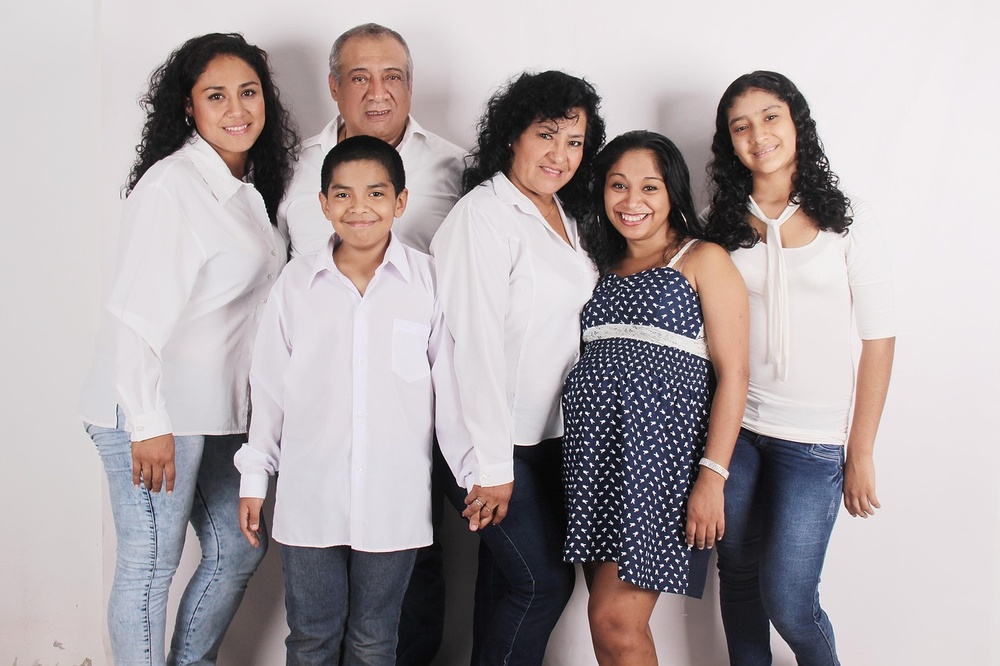
#> input picture fig/family-sample1.jpg, 1000 x 666 px, shrunk from 1280 x 853 before the run, found by its file name
$ jupyter execute --allow-errors 2025-1-17-ans.ipynb
#> lines starting #> are read from the running program, lines starting #| are printed output that depends on the picture
### 演習問題
1. 以下に示す画像に対して，学習済みカスケード分類器を適用して顔検知を行いなさい，ただし，各バウンディングボックスの色を変えなさい．

- 適用画像（family-sample1.jpg）

[cell 1]
import cv2
import matplotlib.pyplot as plt

# カスケード型分類器の読み込み
cascade = cv2.CascadeClassifier("haarcascade_frontalface_default.xml")

# データ読み込み
image = cv2.imread("family-sample1.jpg")
#> image is the input picture: shape (666, 1000, 3); mean B, G, R 167.7, 165.6, 174
image = cv2.cvtColor(image, cv2.COLOR_BGR2RGB)

# 読み込んだデータを分類器に適用
result = cascade.detectMultiScale(image)
#> result = [[595, 157, 79, 79], [189, 60, 88, 88], [332, 44, 88, 88], [522, 112, 74, 74], [316, 161, 85, 85], [717, 91, 84, 84]]

# 一人目
x0 = result[0][0]
#> x0 = 595
y0 = result[0][1]
#> y0 = 157
w0 = result[0][2]
#> w0 = 79
h0 = result[0][3]
#> h0 = 79
cv2.rectangle(image, (x0, y0, w0, h0), (255, 0, 0), 10)

# 二人目
x1 = result[1][0]
#> x1 = 189
y1 = result[1][1]
#> y1 = 60
w1 = result[1][2]
#> w1 = 88
h1 = result[1][3]
#> h1 = 88
cv2.rectangle(image, (x1, y1, w1, h1), (0, 255, 0), 10)

# 三人目
x2 = result[2][0]
#> x2 = 332
y2 = result[2][1]
#> y2 = 44
w2 = result[2][2]
#> w2 = 88
h2 = result[2][3]
#> h2 = 88
cv2.rectangle(image, (x2, y2, w2, h2), (0, 0, 255), 10)

# 四人目
x3 = result[3][0]
#> x3 = 522
y3 = result[3][1]
#> y3 = 112
w3 = result[3][2]
#> w3 = 74
h3 = result[3][3]
#> h3 = 74
cv2.rectangle(image, (x3, y3, w3, h3), (255, 255, 0), 10)

# 五人目
x4 = result[4][0]
#> x4 = 316
y4 = result[4][1]
#> y4 = 161
w4 = result[4][2]
#> w4 = 85
h4 = result[4][3]
#> h4 = 85
cv2.rectangle(image, (x4, y4, w4, h4), (255, 0, 255), 10)

# 六人目
x5 = result[5][0]
#> x5 = 717
y5 = result[5][1]
#> y5 = 91
w5 = result[5][2]
#> w5 = 84
h5 = result[5][3]
#> h5 = 84
cv2.rectangle(image, (x5, y5, w5, h5), (0, 255, 255), 10)
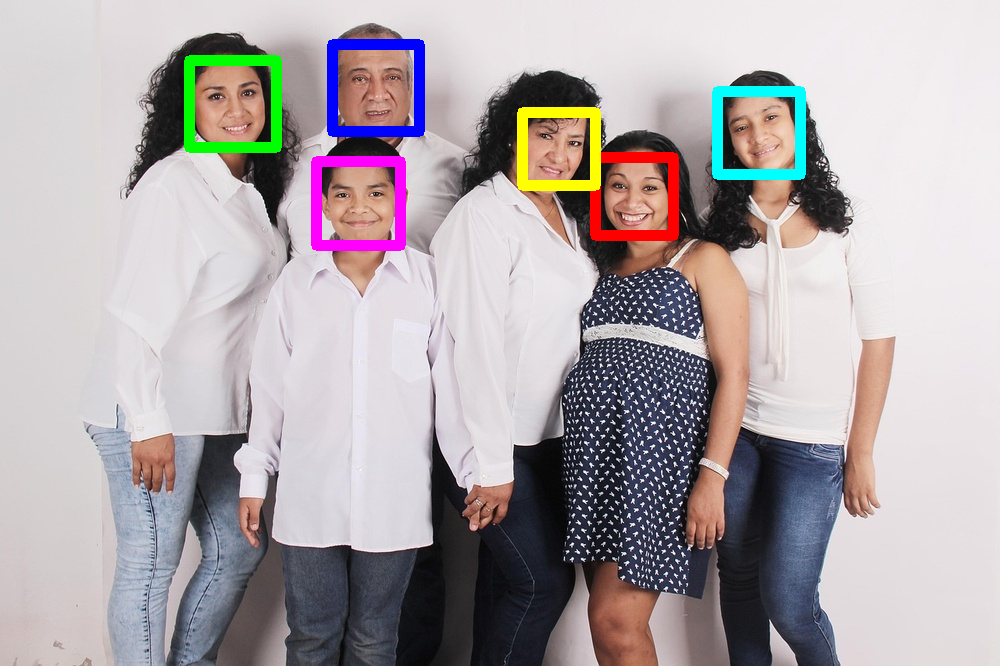
#> image: shape (666, 1000, 3); mean R, G, B 174.1, 166.6, 169.1

plt.imshow(image)
plt.show()
